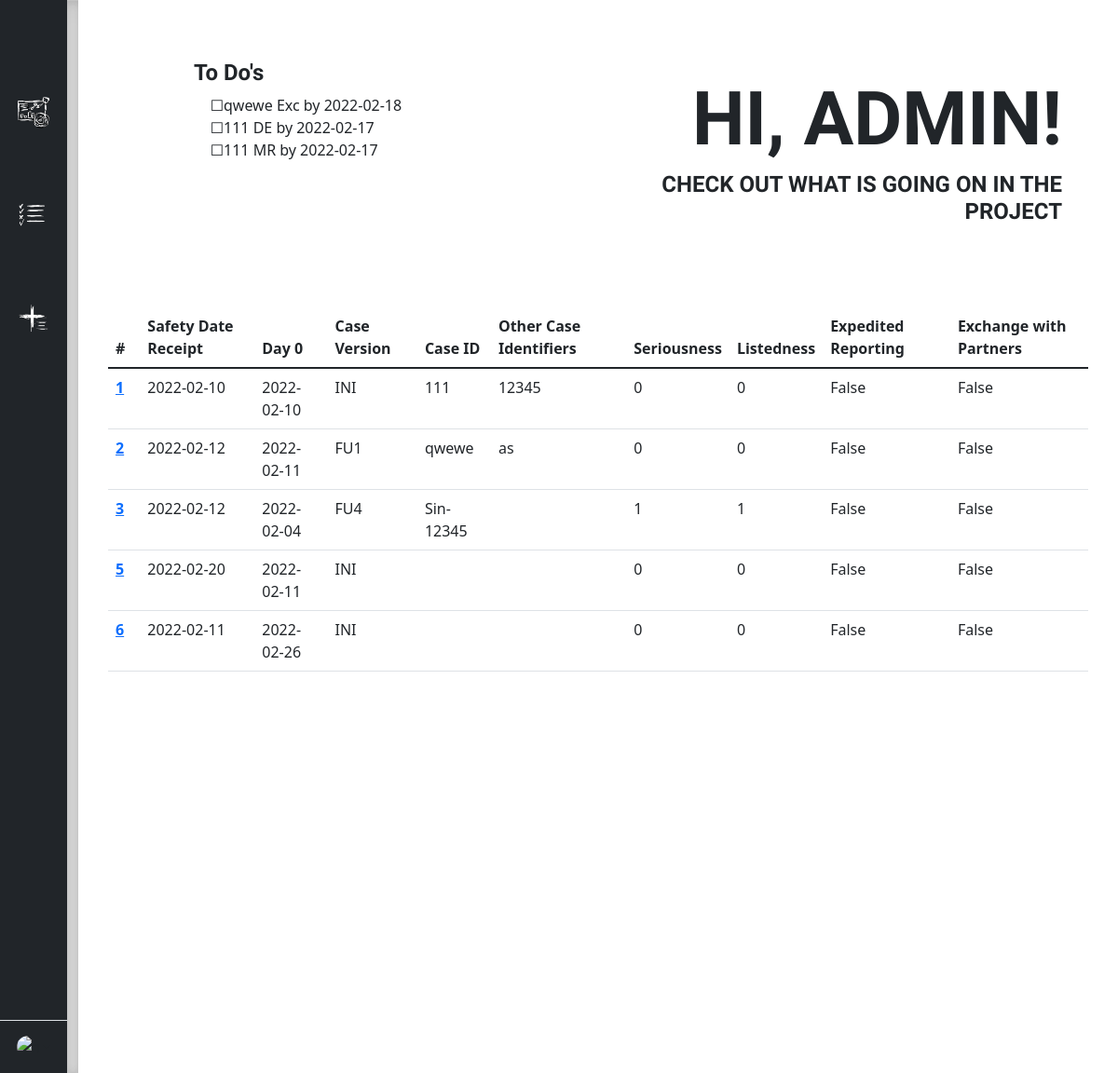
Page /dashboard (signed in) on the committed database.
### main.py (models this page shows)
class Task(UserMixin, db.Model):
    __tablename__ = "task"
    id = db.Column(db.Integer, primary_key=True, nullable=False)
    taskowner_id = db.Column(db.Integer, db.ForeignKey("user.id"))
    report_id = db.Column(db.Integer, db.ForeignKey("report.id"))
    task_name = db.Column(db.String(500), nullable=True)
    due_date = db.Column(db.Date, nullable=True)
    completed = db.Column(db.Boolean(), nullable=True)
    comments = db.Column(db.String(500), nullable=True)

class Report(UserMixin, db.Model):
    __tablename__ = "report"
    id = db.Column(db.Integer, primary_key=True, nullable=False)
    date_received = db.Column(db.Date, nullable=True)
    day_zero = db.Column(db.Date, nullable=True)
    case_id = db.Column(db.String(250), nullable=True)
    case_version = db.Column(db.String(250), nullable=True)
    other_case_id = db.Column(db.String(250), nullable=True)
    serious = db.Column(db.String(250), nullable=True)
    listed = db.Column(db.String(250), nullable=True)
    expedited = db.Column(db.Boolean, nullable=True)
    exchange = db.Column(db.Boolean, nullable=True)
    comments = db.Column(db.String(500), nullable=True)
    report_tasks = db.relationship("Task", backref="report")

class User(UserMixin, db.Model):
    __tablename__ = "user"
    id = db.Column(db.Integer, primary_key=True)
    username = db.Column(db.String(250), unique=True, nullable=False)
    password = db.Column(db.String(500), nullable=False)
    email = db.Column(db.String(250), unique=True, nullable=False)
    user_tasks = db.relationship("Task", backref='taskowner')

### main.py (the view)
@app.route("/dashboard")
@login_required
def dashboard():
    reports_table = Report.query.all()
    user_todos = Task.query.filter_by(taskowner_id=current_user.id).all()
    return render_template("dashboard.html", reports=reports_table, user_todos=user_todos)

### main.py (called while the page is built)
@login_manager.user_loader
def load_user(user_id):
    return User.query.get(int(user_id))

### templates/dashboard.html (shortened to what this page needs)
<!DOCTYPE html>
<html lang="en">
<head>
    <link href="https://cdn.jsdelivr.net/npm/bootstrap@5.1.3/dist/css/bootstrap.min.css" rel="stylesheet">
    <link rel="stylesheet" href="/static/css/dashboard_style.css">
</head>
<body>
    <main>
    <div class="d-flex flex-column flex-shrink-0 bg-dark" style="width: 4.5rem">
        <a href="/" class="d-block p-3 link-dark text-decoration-none" title="" data-bs-toggle="tooltip" data-bs-placement="right" data-bs-original-title="Icon-only">
          <svg class="bi" width="40" height="32"><use xlink:href="#bootstrap"></use></svg>
        </a>
        <ul class="nav nav-pills nav-flush flex-column mb-auto text-center">
          <li class="nav-item">
            <a href="{{ url_for('dashboard') }}" class="nav-link py-3" title="Dashboard" data-bs-toggle="tooltip" data-bs-placement="right" data-bs-original-title="Home">
              <img class="bi" width="34" height="34" src="/static/images/dashboard1.png" alt="Dashboard"></img>
            </a>
          </li>
          <li class="nav-item">
            <a href="{{ url_for('task_list') }}" class="nav-link py-3" title="Task List" data-bs-toggle="tooltip" data-bs-placement="right" data-bs-original-title="Task list">
                <img class="bi" width="34" height="34" src="/static/images/task_list.png" alt="Task List"></img>
            </a>
          </li>
          <li class="nav-item">
            <a href="{{ url_for('new_report') }}" class="nav-link py-3" title="New Report" data-bs-toggle="tooltip" data-bs-placement="right" data-bs-original-title="New Report">
                <img class="bi" width="34" height="34" src="/static/images/new_report.png" alt="Add Report"></img>
            </a>
          </li>
        </ul>
        <div class="dropdown border-top">
          <a href="#" class="d-flex align-items-center justify-content-center p-3 link-dark text-decoration-none dropdown-toggle" id="dropdownUser3" data-bs-toggle="dropdown" aria-expanded="false">
            <img src="https://github.com/mdo.png" alt="mdo" width="24" height="24" class="rounded-circle">
          </a>
        </div>
      </div>
      <div class="b-example-divider"></div>
      <div class="container-fluid p-0" >
        <div class="row w-100 m-0">
            <div class="col-5">
                <div class="dashboard-todo">
                <h2>To Do's</h2>
                <ul style="list-style-type:'☐';">
                    {% for todo in user_todos %}
                      <li>  {{ todo.report.case_id}} {{ todo.task_name }} by {{ todo.due_date }}</li>
                    {% endfor %}
                </ul>
                </div>
            </div>
            <div class="col-7">
                <div class="dashboard-text justify-content-center">
                <h1>HI, {{ current_user.username | upper }}!</h1>
                <h2>CHECK OUT WHAT IS GOING ON IN THE PROJECT</h2>
                </div>
            </div>
        </div>
        <div class="row w-100 m-0">
            <div class="col-12">
                <div class="dashboard-table">
                <table class="table table-hover table-responsive tableFixHead" >
                    <thead>
                        <tr>
                          <th scope="col">#</th>
                          <th scope="col">Safety Date Receipt</th>
                          <th scope="col">Day 0</th>
                          <th scope="col">Case Version</th>
                          <th scope="col">Case ID</th>
                          <th scope="col">Other Case Identifiers</th>
                          <th scope="col">Seriousness</th>
                          <th scope="col">Listedness</th>
                          <th scope="col">Expedited Reporting</th>
                          <th scope="col">Exchange with Partners</th>
                        </tr>
                      </thead>
                      <tbody>
                        {% for report in reports %}
                        <tr>
                            <th scope="row"><a href="{{ url_for('report', id=report.id ) }}">{{ report.id }}</a></th>
                            <td>{{ report.date_received }}</td>
                            <td>{{ report.day_zero }}</td>
                            <td>{{ report.case_version }}</td>
                            <td>{{ report.case_id }}</td>
                            <td>{{ report.other_case_id }}</td>
                            <td>{{ report.serious }}</td>
                            <td>{{ report.listed }}</td>
                            <td>{{ report.expedited }}</td>
                            <td>{{ report.exchange }}</td>
                        </tr>
                        {% endfor %}
                      </tbody>
                </table>
                </div>
            </div>
        </div>
      </div>
    </main>
</body>
</html>

### static/css/dashboard_style.css (style rules this page uses)
body { min-height: 100vh; min-height: -webkit-fill-available; }
html { height: -webkit-fill-available; }
main { display: flex; flex-wrap: nowrap; height: 100vh; height: -webkit-fill-available; overflow-x: auto; overflow-y: hidden; }
h1 { font-family: 'Spartan', sans-serif; font-weight: 900; font-size: 5rem; }
h2 { font-family: 'Spartan', sans-serif; font-weight: 700; font-size: 1.5rem; }
.b-example-divider { flex-shrink: 0; width: 0.75rem; height: 100vh; background-color: rgba(0, 0, 0, .1); border: solid rgba(0, 0, 0, .15); border-width: 1px 0; box-shadow: inset 0 .5em 1.5em rgba(0, 0, 0, .1), inset 0 .125em .5em rgba(0, 0, 0, .15); }
.bi { vertical-align: -.125em; pointer-events: none; fill: #FFF; }
.dropdown-toggle { outline: 0; }
.nav-flush .nav-link { border-radius: 0; }
.nav-item { margin: 20px 0 20px; }
.dashboard-text { text-align: right; padding: 5rem 3rem 5rem 6rem; }
.dashboard-table { padding: 0px 20px 20px 20px; height: 400px; overflow: auto; }
.dashboard-todo { padding: 4rem 3rem 3rem 7rem; }
.tableFixHead thead th { position: sticky; top: 0; background-color: white; }

### rows in the picture
Task: report.case_id "qwewe", task_name "Exc", due_date "2022-02-18"
Task: report.case_id "111", task_name "DE", due_date "2022-02-17"
Task: report.case_id "111", task_name "MR", due_date "2022-02-17"
User: username "ADMIN"
Report: id "1", date_received "2022-02-10", day_zero "2022-02-10", case_version "INI", case_id "111", other_case_id "12345", serious "0", listed "0", expedited "False", exchange "False"
Report: id "2", date_received "2022-02-12", day_zero "2022-02-11", case_version "FU1", case_id "qwewe", other_case_id "as", serious "0", listed "0", expedited "False", exchange "False"
Report: id "3", date_received "2022-02-12", day_zero "2022-02-04", case_version "FU4", case_id "Sin-12345", serious "1", listed "1", expedited "False", exchange "False"
Report: id "5", date_received "2022-02-20", day_zero "2022-02-11", case_version "INI", serious "0", listed "0", expedited "False", exchange "False"
Report: id "6", date_received "2022-02-11", day_zero "2022-02-26", case_version "INI", serious "0", listed "0", expedited "False", exchange "False"
